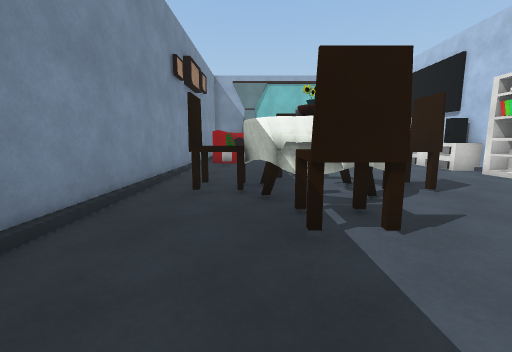
[1] (above)

15 first-person views from a walk through a Unity game level. The camera is 1.2 m above the floor, tilts 8° down and sees 90° across. The floor is counted in squares, 1 m on a side. Each view is taken from the middle of a square. On the plan, view 1 faces up. The plan holds only what a view shows up to about 12 squares ahead; the rest is blank. The place goes on beyond the plan. The player character is not drawn. Some animated figures are left out. Surface patterns are stand-ins for the level's own textures.

[2]
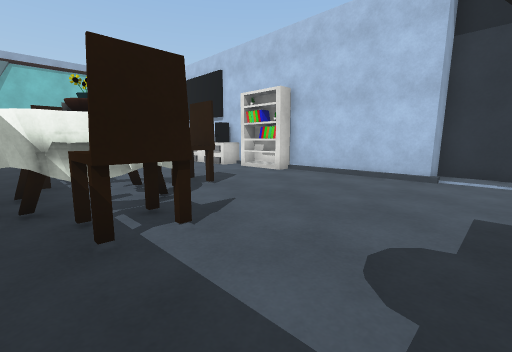

[3]
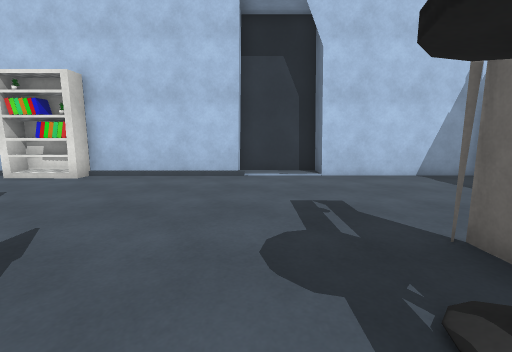

[4]
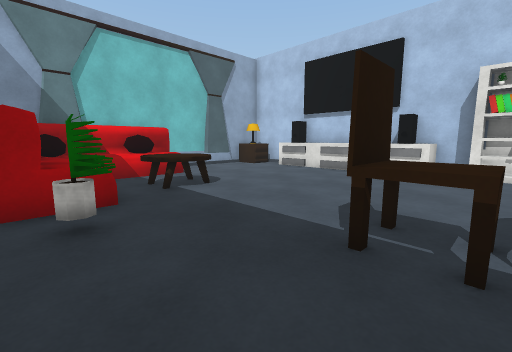

[5]
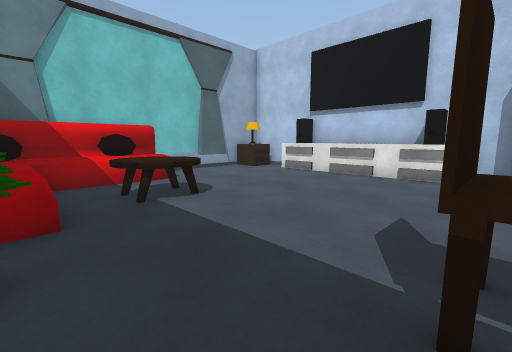

[6]
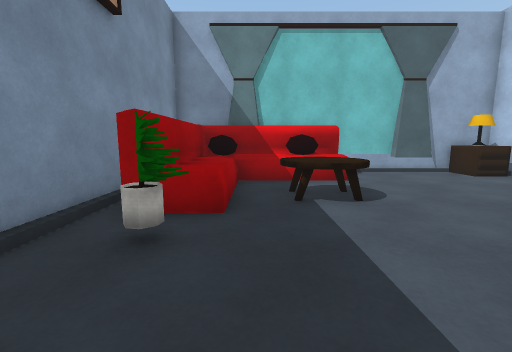

[7]
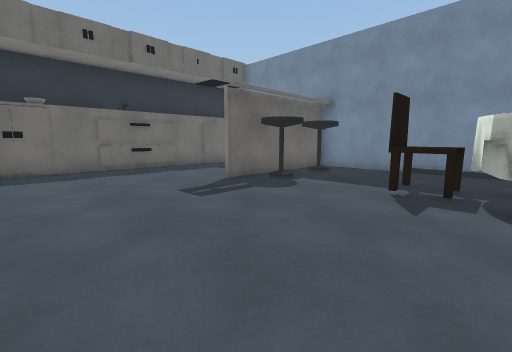

[8]
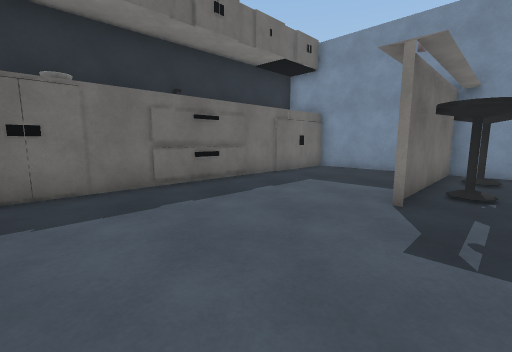

[9]
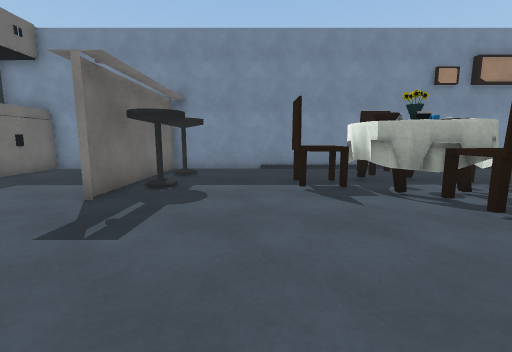

[10]
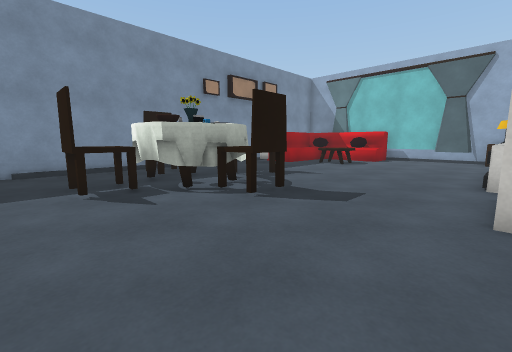

[11]
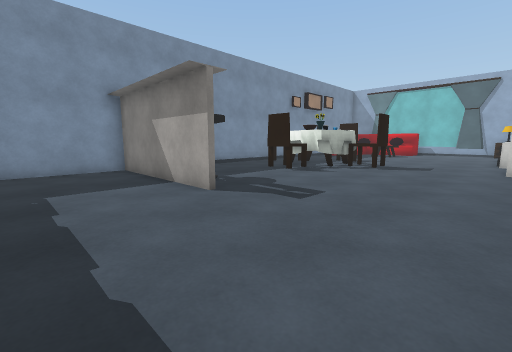

[12]
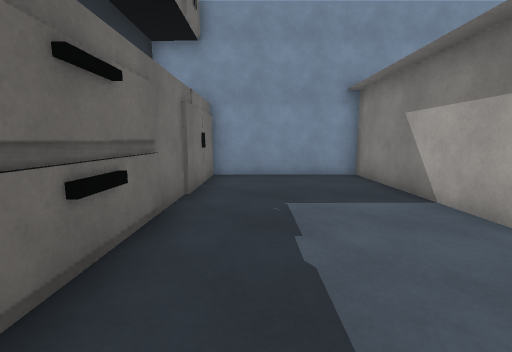

[13]
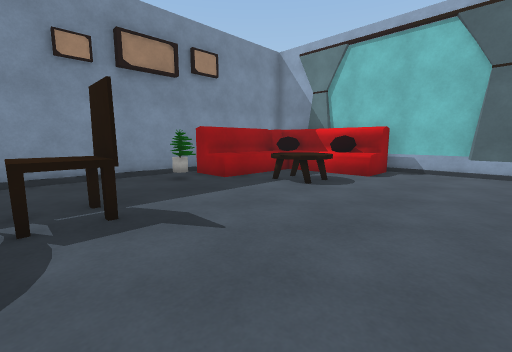

[14]
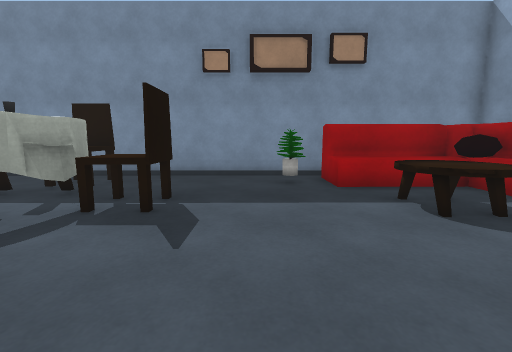

[15]
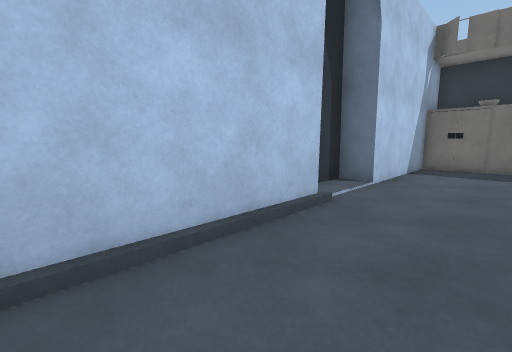

### Floor plan
Key: @ floor where view 1 was taken; # wall or solid block; x gap in a wall; . floor; = window, fence, low wall or low ledge; ^ raised ledge.
Columns run from 3 left of view 1 to 10 right of it. Each row starts with its distance up from view 1.
 19       #######
 18  ######...=##
 17  ##^#^^....=#
 16  #^........^#
 15  #^.^^.....^#
 14 ##^.^^.....^#
 13 ##^........^#
 12 #.#........^#
 11 #..........^#
 10 #..........^#
  9 #...^^.....##
  8 #...^x.....##
  7 #.^###^^...##
  6 #.^####^....#
  5 #..####.....#
  4 #...^^......#
  3 #...^#......#
  2 #...........##
  1 #............#
  0 #..@.........#
 -1 ######......##
 -2 #...........#
 -3 #...........#
 -4 #...........#
 -5 #...........#
 -6 #...........#
 -7 #############

Where each view was taken, in squares from view 1:
view 1: 0 up, 0 right, facing up
view 2: 0 up, 0 right, facing up-right
view 3: 1 up, 0 right, facing right
view 4: 8 up, 2 left, facing up-right
view 5: 9 up, 1 left, facing up-right
view 6: 9 up, 0 right, facing up
view 7: 5 up, 8 right, facing down-left
view 8: 0 up, 8 right, facing down-left
view 9: 2 up, 8 right, facing left
view 10: 2 up, 8 right, facing up-left
view 11: 5 down, 8 right, facing up-left
view 12: 5 down, 6 right, facing left
view 13: 8 up, 6 right, facing up-left
view 14: 11 up, 6 right, facing left
view 15: 6 up, 6 right, facing down-right
